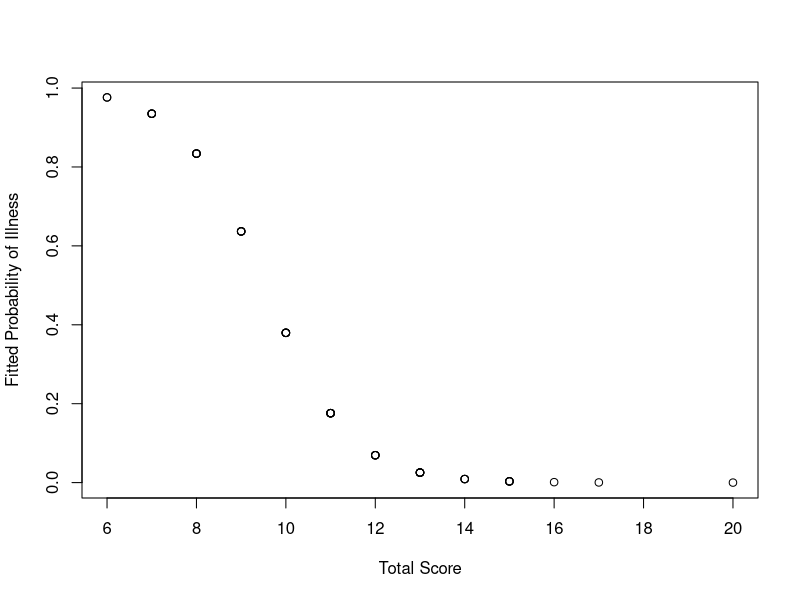

Write R code to recreate this figure.
### Example 4.1:  Psych Data (Logistic Regression)

psych <- read.table("psych.txt", header=TRUE)

head(psych)


### Logistic Regression: Separate X variables for the 5 questions

psychfit1 <- glm(ill ~ x1 + x2 + x3 + x4 + x5, family=binomial, data=psych)

  # canonical logit link used by default

summary(psychfit1)

  # effects have same direction, but none appears significant
  # (possible collinearity?)


### Logistic Regression: One X variable = sum of all question scores

xsum <- apply(psych[,2:6], 1, sum)

psychfit2 <- glm(ill ~ xsum, family=binomial, data=psych)

summary(psychfit2)

  # significant fit


### Plot fitted probabilities versus total score

plot(xsum, fitted(psychfit2), xlab="Total Score",
     ylab="Fitted Probability of Illness")
